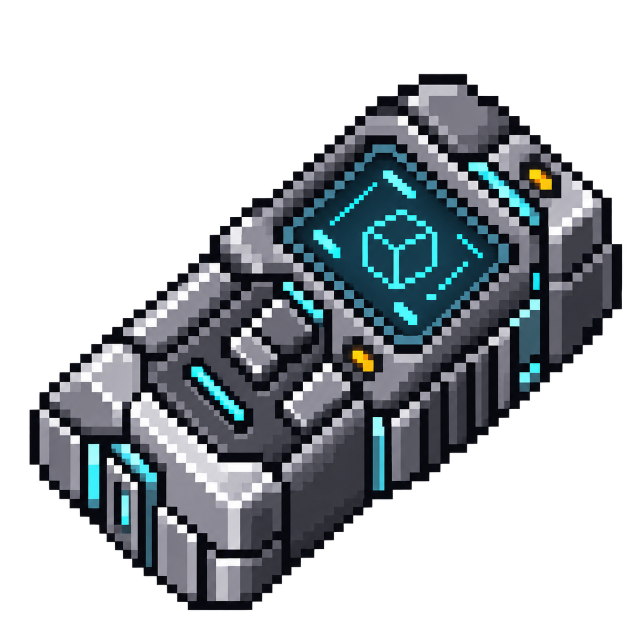
#> input picture img/configurizer_high.png, 1254 x 1254 px (shown at 1/2 size)
$ python -i import_port_artwork.py   (imports and definitions only)
#> lines starting #> are read from the running program, lines starting #| are printed output that depends on the picture
#!/usr/bin/env python3
"""Import port artwork at the established block resolution and append its Hull face."""
import argparse
import hashlib
import json
from pathlib import Path
from PIL import Image, ImageFilter
import colorsys

ROOT=Path(__file__).resolve().parents[1]
CATALOG=ROOT/'generated-resources/assets/vandorlabs/data/unified_textures.json'
TARGET=ROOT/'texture-packs/additional/assets/vandorlabs/textures/blocks/resource_ports'
NAMES=['port-hull']+[kind+'-'+direction+'-'+state for kind in ('power','fluid','matter') for direction in ('in','out') for state in ('off','on')]
PREFIX_COUNT=850
PREFIX_SHA='3eb656e2f4d2dd01c98f5be1f2c23d1a27642336bcbbe895177287dd23e53768'
ICON_HUES={'power':0.0,'fluid':0.60,'matter':0.14}

def normalized(original):
    return original.convert('RGBA').resize((64,64),Image.Resampling.LANCZOS).filter(ImageFilter.UnsharpMask(radius=0.65,percent=85,threshold=3))

# [9 lines left out: function icon_art, not called in this run]

ENTRY=dict(id='port_hull',label='Port Hull',category='Hull',source='resource_ports/port_hull')

# [32 lines left out: function main, not called in this run]

# [1 line not run here, left out]

>>> from PIL import Image
>>> picture = Image.open('../img/configurizer_high.png')
#> picture is the input picture: PIL image 1254x1254 RGBA; mean R, G, B, A 35.5, 41.1, 45.1, 114.4
>>> result = normalized(picture)
#> in normalized, `return original.convert('RGBA').resize((64,64),Image.Resampling.LANCZO..`:
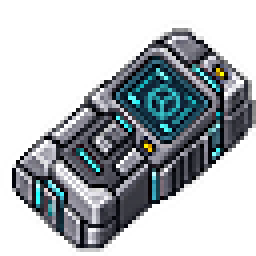
#> returned value: PIL image 64x64 RGBA (shown 4 times larger); mean R, G, B, A 36.5, 41.8, 45.7, 114.5; transparent parts drawn white

$ run again, on img/copifier_off_low.png
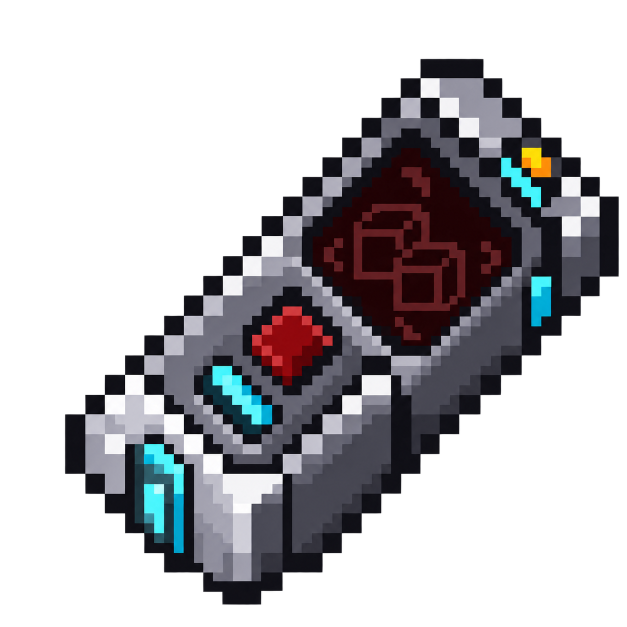
#> input picture img/copifier_off_low.png, 1254 x 1254 px (shown at 1/2 size)
#> picture is the input picture: PIL image 1254x1254 RGBA; mean R, G, B, A 31.6, 30.4, 33.5, 100.8
#> in normalized, `return original.convert('RGBA').resize((64,64),Image.Resampling.LANCZO..`:
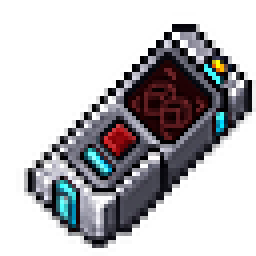
#> returned value: PIL image 64x64 RGBA (shown 4 times larger); mean R, G, B, A 32.4, 31.2, 34.4, 100.7; transparent parts drawn white
